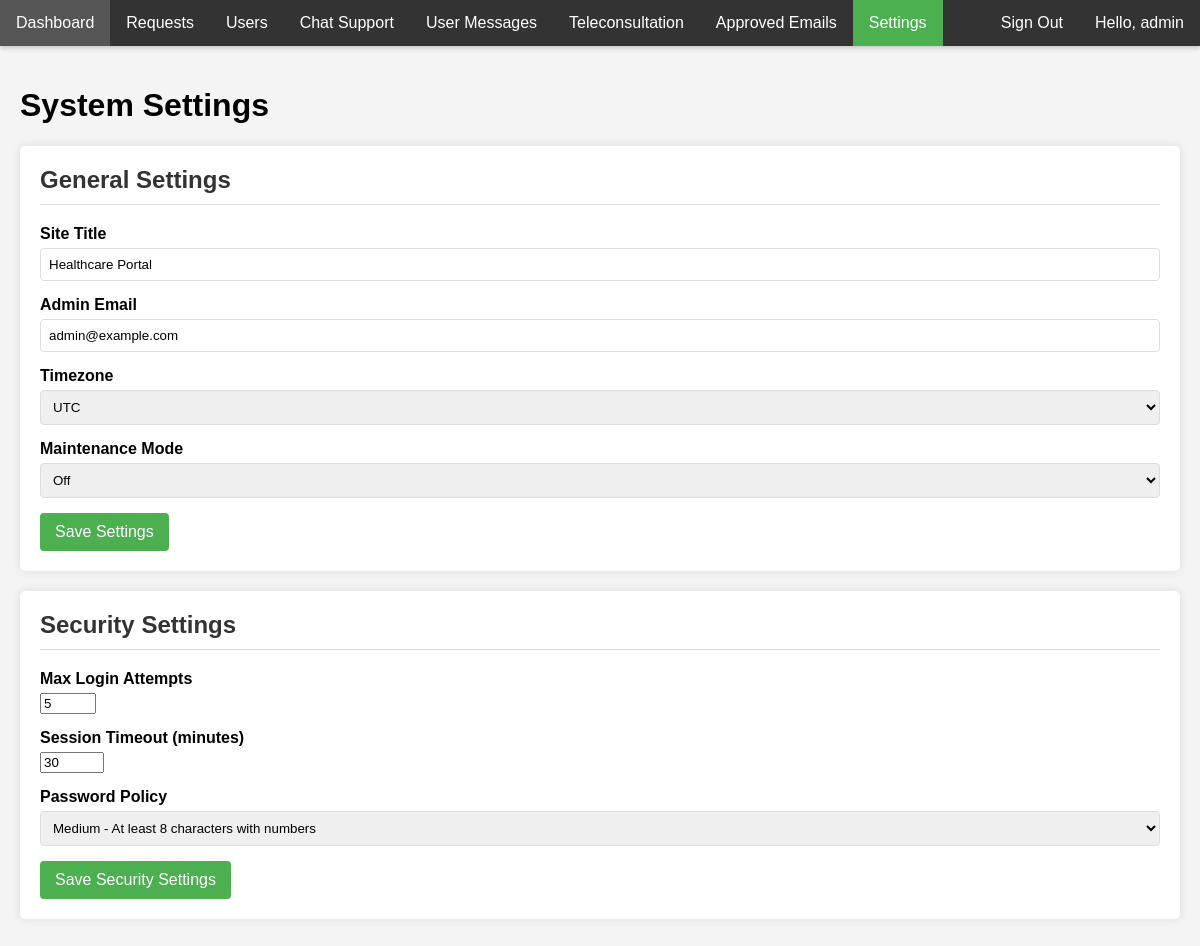
The page /settings.php (signed in) on the database its author committed.
### tables this page shows
CREATE TABLE IF NOT EXISTS system_settings (
    setting_id INT(6) UNSIGNED AUTO_INCREMENT PRIMARY KEY,
    setting_name VARCHAR(50) NOT NULL UNIQUE,
    setting_value TEXT NOT NULL,
    setting_description TEXT,
    updated_at TIMESTAMP DEFAULT CURRENT_TIMESTAMP ON UPDATE CURRENT_TIMESTAMP,
    INDEX (setting_name)
);

### settings_functions.php (called while the page is built, shortened)
<?php
function get_setting($setting_name, $default = null) {
    global $conn;
    $sql = "SELECT setting_value FROM system_settings WHERE setting_name = ?";
    if($stmt = $conn->prepare($sql)) {
        $stmt->bind_param("s", $setting_name);
        if($stmt->execute()) {
            $stmt->store_result();
            if($stmt->num_rows == 1) {
                $stmt->bind_result($setting_value);
                return $setting_value;
            }
        }
    }
    return $default;
}
?>

### settings.php (the view, shortened to what this page needs)
<?php
require_once "db_connect.php";
require_once "settings_functions.php";
?>
<!DOCTYPE html>
<html lang="en">
<head>
</head>
<body>
    <div class="navbar">
        <a href="admin_panel.php">Dashboard</a>
        <a href="admin_requests.php">Requests</a>
        <a href="users.php">Users</a>
        <a href="admin_chat.php">Chat Support</a>
        <a href="admin_messages.php">User Messages</a>
        <a href="admin_teleconsultation.php">Teleconsultation</a>
        <a href="approved_emails.php">Approved Emails</a>
        <a href="settings.php" class="active">Settings</a>
        <div class="right">
        <a href="profile.php" class="username">Hello, <?php echo htmlspecialchars($_SESSION["username"]); ?></a>
            <a href="logout.php">Sign Out</a>
        </div>
    </div>
    <div class="content-wrapper">
        <h1>System Settings</h1>
        <div class="panel">
            <h2>General Settings</h2>
            <form method="post" action="">
                <div class="form-group">
                    <label for="site_title">Site Title</label>
                    <input type="text" id="site_title" name="site_title" value="<?php echo htmlspecialchars(get_setting('site_title', 'Healthcare Portal')); ?>" required>
                </div>
                <div class="form-group">
                    <label for="admin_email">Admin Email</label>
                    <input type="email" id="admin_email" name="admin_email" value="<?php echo htmlspecialchars(get_setting('admin_email', 'admin@example.com')); ?>" required>
                </div>
                <div class="form-group">
                    <label for="timezone">Timezone</label>
                    <select id="timezone" name="timezone">
                        <?php $current_timezone = get_setting('timezone', 'UTC'); ?>
                        <option value="UTC" <?php echo $current_timezone == 'UTC' ? 'selected' : ''; ?>>UTC</option>
                    </select>
                </div>
                <div class="form-group">
                    <label for="maintenance_mode">Maintenance Mode</label>
                    <select id="maintenance_mode" name="maintenance_mode">
                        <?php $maintenance_mode = get_setting('maintenance_mode', '0'); ?>
                        <option value="0" <?php echo $maintenance_mode == '0' ? 'selected' : ''; ?>>Off</option>
                    </select>
                </div>
                <button type="submit" name="update_settings" class="btn">Save Settings</button>
            </form>
        </div>
        <div class="panel">
            <h2>Security Settings</h2>
            <form method="post" action="">
                <div class="form-group">
                    <label for="login_attempts">Max Login Attempts</label>
                    <input type="number" id="login_attempts" name="login_attempts" value="<?php echo htmlspecialchars(get_setting('login_attempts', '5')); ?>" min="1" max="10" required>
                </div>
                <div class="form-group">
                    <label for="session_timeout">Session Timeout (minutes)</label>
                    <input type="number" id="session_timeout" name="session_timeout" value="<?php echo htmlspecialchars(get_setting('session_timeout', '30')); ?>" min="5" max="120" required>
                </div>
                <div class="form-group">
                    <label for="password_policy">Password Policy</label>
                    <select id="password_policy" name="password_policy">
                        <?php $password_policy = get_setting('password_policy', 'medium'); ?>
                        <option value="medium" <?php echo $password_policy == 'medium' ? 'selected' : ''; ?>>Medium - At least 8 characters with numbers</option>
                    </select>
                </div>
                <button type="submit" name="update_security" class="btn">Save Security Settings</button>
            </form>
        </div>
    </div>
</body>
</html>

### settings.php (style rules this page uses)
body { font-family: Arial, sans-serif; background-color: #f4f4f4; margin: 0; padding: 0; min-height: 100vh; }
.navbar { background-color: #333; overflow: hidden; box-shadow: 0 2px 5px rgba(0, 0, 0, 0.2); }
.navbar a { float: left; display: block; color: white; text-align: center; padding: 14px 16px; text-decoration: none; transition: background-color 0.3s; }
.navbar a.active { background-color: #4CAF50; }
.navbar .right { float: right; }
.navbar .username { color: white; padding: 14px 16px; float: right; }
.content-wrapper { padding: 20px; }
.panel { background-color: white; border-radius: 5px; box-shadow: 0 0 10px rgba(0, 0, 0, 0.1); padding: 20px; margin-bottom: 20px; }
.panel h2 { margin-top: 0; color: #333; border-bottom: 1px solid #ddd; padding-bottom: 10px; }
.form-group { margin-bottom: 15px; }
label { display: block; margin-bottom: 5px; font-weight: bold; }
input[type="text"], input[type="email"], input[type="password"], textarea, select { width: 100%; padding: 8px; border: 1px solid #ddd; border-radius: 4px; box-sizing: border-box; }
.btn { background-color: #4CAF50; color: white; padding: 10px 15px; border: none; border-radius: 4px; cursor: pointer; font-size: 16px; }

### rows shown on the page
system_settings: site_title "Healthcare Portal"
system_settings: admin_email "admin@example.com"
system_settings: timezone "UTC"
system_settings: maintenance_mode "Off"
system_settings: login_attempts "5"
system_settings: session_timeout "30"
system_settings: password_policy "Medium - At least 8 characters with numbers"

### other values the page prints
$_SESSION["username"] "admin"
